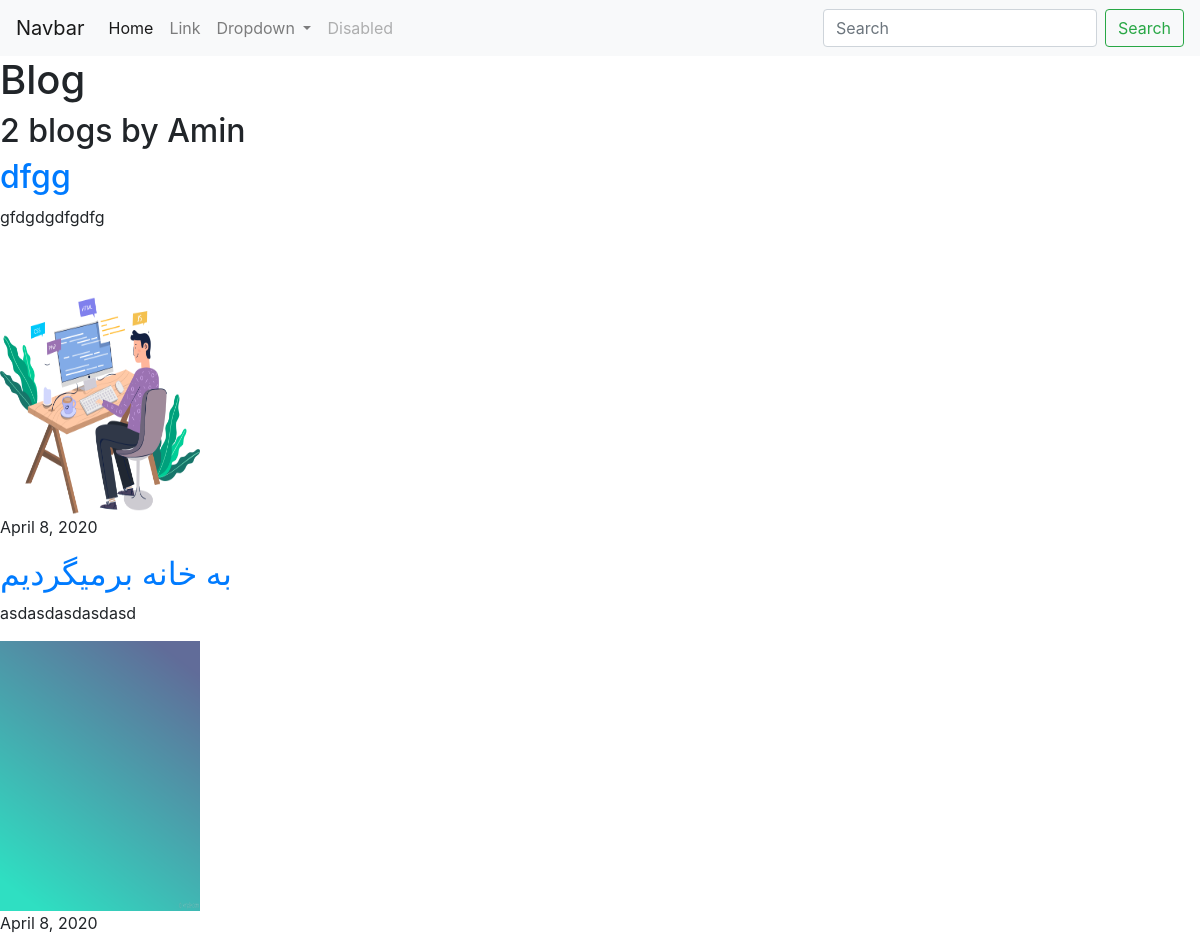
The page /blog/ on the database as committed earlier.
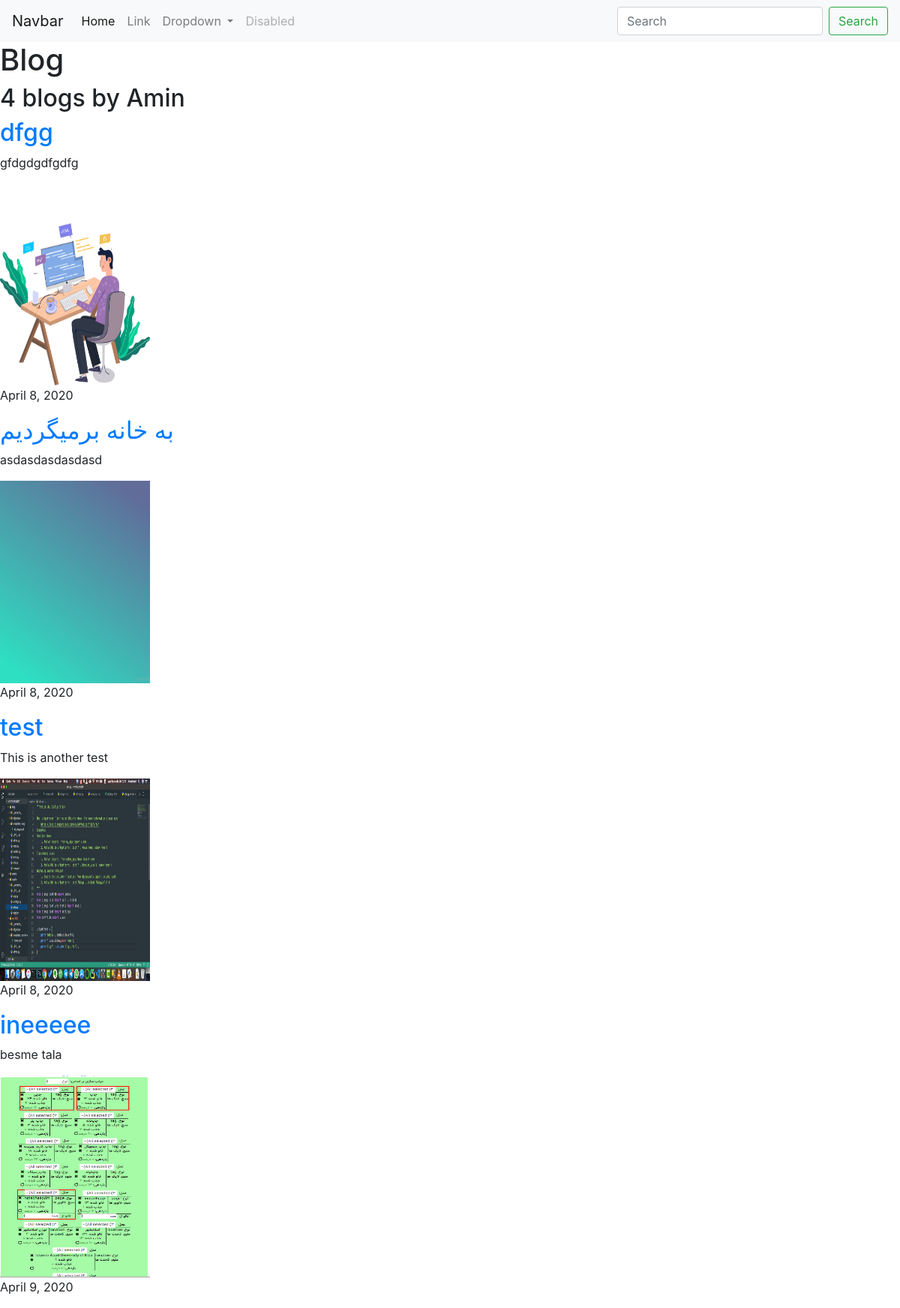
The same page on the database as committed later.
### blog/models.py (models this page shows, shortened)
class Blog(models.Model):
    title = models.CharField('عنوان',max_length=200)
    description = models.TextField ('متن نوشته ',max_length=350)
    image =  models.ImageField('تصویر',upload_to='blog/images')
    url = models.URLField('لینک',blank=True)
    p_date = models.DateField("تاریخ",auto_now=True)

### blog/views.py (the view)
# urls.py: path('',views.all_blogs,name='all_blogs'),
def all_blogs(request):
    blogs = Blog.objects.all()
    return render(request , 'blog/all_blogs.html',{'blogs': blogs})

### blog/templates/blog/all_blogs.html
{% extends 'portfolio/base.html' %}
{% block content %}
    <h1>Blog</h1>
    <h2>{{ blogs.count }} blogs by Amin</h2>
    {% for blg in blogs %}
    <a href= "{% url 'blog:detail' blg.id%}" ><h2>{{blg.title}}</h2></a>
    <p>{{blg.description|striptags|truncatechars:90}}</p>
    <img src="{{ blg.image.url}}" alt="" width=200px height=270px> <br>
    <p>{{blg.p_date}}</p>
    {% endfor %}
{% endblock  %}

### portfolio/templates/portfolio/base.html (shortened to what this page needs)
<!doctype html>
<html lang="en">
  <head>
    <link rel="stylesheet" href="https://stackpath.bootstrapcdn.com/bootstrap/4.4.1/css/bootstrap.min.css">
  </head>
  <body>
  <nav class="navbar navbar-expand-lg navbar-light bg-light">
  <a class="navbar-brand" href="#">Navbar</a>
  <div class="collapse navbar-collapse" id="navbarSupportedContent">
    <ul class="navbar-nav mr-auto">
      <li class="nav-item active">
        <a class="nav-link" href="#">Home <span class="sr-only">(current)</span></a>
      </li>
      <li class="nav-item">
        <a class="nav-link" href="#">Link</a>
      </li>
      <li class="nav-item dropdown">
        <a class="nav-link dropdown-toggle" href="#" id="navbarDropdown" role="button" data-toggle="dropdown" aria-haspopup="true" aria-expanded="false">
          Dropdown
        </a>
      </li>
      <li class="nav-item">
        <a class="nav-link disabled" href="#" tabindex="-1" aria-disabled="true">Disabled</a>
      </li>
    </ul>
    <form class="form-inline my-2 my-lg-0">
      <input class="form-control mr-sm-2" type="search" placeholder="Search" aria-label="Search">
      <button class="btn btn-outline-success my-2 my-sm-0" type="submit">Search</button>
    </form>
  </div>
</nav>
    {% block content %}{% endblock  %}
  </body>
</html>

Rows that differ between the two databases and show on the page:
added Blog: title "test", description "This is another test", image (picture), p_date "April 8, 2020"
added Blog: title "ineeeee", description "besme tala", image (picture), p_date "April 9, 2020"
Other text that changed with them:
{{ blogs.count }}: "2" → "4"
